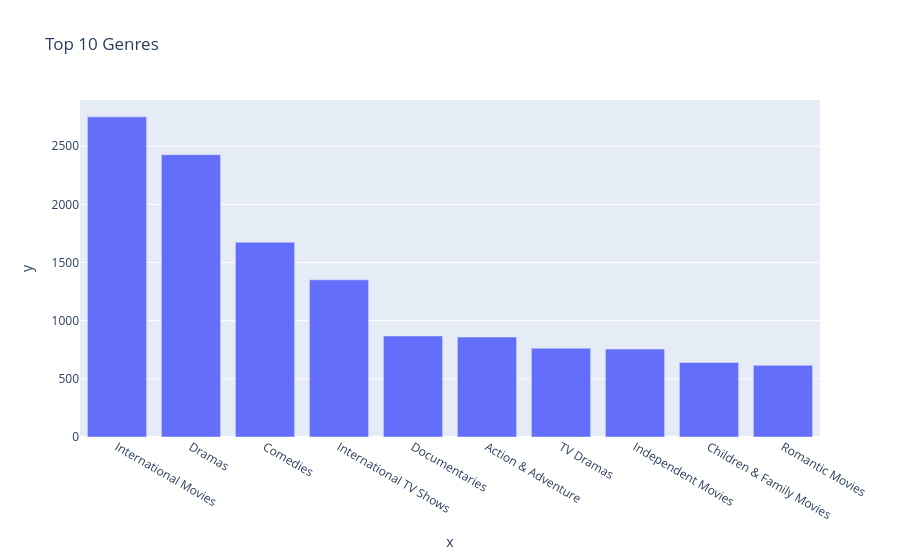

Notebook source saved alongside this figure:
### Markdown cell above
## 6. Genre Analysis

### Code cell
genre_df = file.assign(
    genre=file["listed_in"].str.split(", ")
).explode("genre").reset_index(drop=True)

# Remove rows where genre or type is missing
genre_df = genre_df.dropna(subset=["genre", "type"])

# Count genres
genre_count = genre_df["genre"].value_counts()
top_genre = genre_count.head(10)

fig = px.bar(
    top_genre,
    title="Top 10 Genres",
    x=top_genre.index,
    y=top_genre.values
)

fig.show()
fig.write_image("../outputs/top_ten_genre.png")


# Create genre vs type table
genre_type = pd.crosstab(
    genre_df["genre"],
    genre_df["type"]
)

print(genre_type.head())

# Sort by Movie
genre_type.sort_values(
    by="Movie",
    ascending=False
).head(10)

### Figure 1 — Plotly figure (JSON) as saved in the notebook; plotly's stock layout.template omitted (floating-point values rounded to 4 significant figures)
{"data": [{"hovertemplate": "x=%{x}<br>y=%{y}<extra></extra>", "legendgroup": "", "marker": {"color": "#636efa", "pattern": {"shape": ""}}, "name": "", "orientation": "v", "showlegend": false, "textposition": "auto", "type": "bar", "x": ["International Movies", "Dramas", "Comedies", "International TV Shows", "Documentaries", "Action & Adventure", "TV Dramas", "Independent Movies", "Children & Family Movies", "Romantic Movies"], "xaxis": "x", "y": [2752, 2427, 1674, 1351, 869, 859, 763, 756, 641, 616], "yaxis": "y"}], "layout": {"barmode": "relative", "legend": {"tracegroupgap": 0}, "title": {"text": "Top 10 Genres"}, "xaxis": {"anchor": "y", "domain": [0, 1], "title": {"text": "x"}}, "yaxis": {"anchor": "x", "domain": [0, 1], "title": {"text": "y"}}}}
